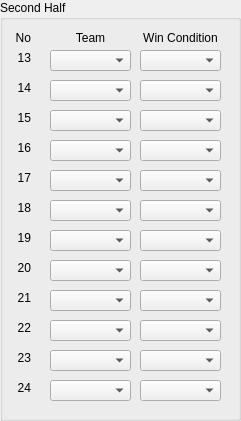
     <widget class="QGroupBox" name="second_half">
      <property name="geometry">
       <rect>
        <x>250</x>
        <y>0</y>
        <width>241</width>
        <height>421</height>
       </rect>
      </property>
      <property name="title">
       <string>Second Half</string>
      </property>
      <widget class="QLabel" name="no_13">
       <property name="geometry">
        <rect>
         <x>10</x>
         <y>50</y>
         <width>21</width>
         <height>16</height>
        </rect>
       </property>
       <property name="text">
        <string>13</string>
       </property>
       <property name="alignment">
        <set>Qt::AlignRight|Qt::AlignTrailing|Qt::AlignVCenter</set>
       </property>
      </widget>
      <widget class="QLabel" name="no_label_2">
       <property name="geometry">
        <rect>
         <x>10</x>
         <y>30</y>
         <width>21</width>
         <height>16</height>
        </rect>
       </property>
       <property name="text">
        <string>No</string>
       </property>
       <property name="alignment">
        <set>Qt::AlignRight|Qt::AlignTrailing|Qt::AlignVCenter</set>
       </property>
      </widget>
      <widget class="QLabel" name="team_win_label_2">
       <property name="geometry">
        <rect>
         <x>50</x>
         <y>30</y>
         <width>81</width>
         <height>16</height>
        </rect>
       </property>
       <property name="text">
        <string>Team</string>
       </property>
       <property name="alignment">
        <set>Qt::AlignCenter</set>
       </property>
      </widget>
      <widget class="QLabel" name="win_con_label_2">
       <property name="geometry">
        <rect>
         <x>140</x>
         <y>30</y>
         <width>81</width>
         <height>16</height>
        </rect>
       </property>
       <property name="text">
        <string>Win Condition</string>
       </property>
       <property name="alignment">
        <set>Qt::AlignCenter</set>
       </property>
      </widget>
      <widget class="QComboBox" name="team_win_13">
       <property name="geometry">
        <rect>
         <x>50</x>
         <y>50</y>
         <width>81</width>
         <height>21</height>
        </rect>
       </property>
      </widget>
      <widget class="QComboBox" name="win_con_13">
       <property name="geometry">
        <rect>
         <x>140</x>
         <y>50</y>
         <width>81</width>
         <height>21</height>
        </rect>
       </property>
      </widget>
      <widget class="QComboBox" name="win_con_14">
       <property name="geometry">
        <rect>
         <x>140</x>
         <y>80</y>
         <width>81</width>
         <height>21</height>
        </rect>
       </property>
      </widget>
      <widget class="QComboBox" name="team_win_14">
       <property name="geometry">
        <rect>
         <x>50</x>
         <y>80</y>
         <width>81</width>
         <height>21</height>
        </rect>
       </property>
      </widget>
      <widget class="QLabel" name="no_14">
       <property name="geometry">
        <rect>
         <x>10</x>
         <y>80</y>
         <width>21</width>
         <height>16</height>
        </rect>
       </property>
       <property name="text">
        <string>14</string>
       </property>
       <property name="alignment">
        <set>Qt::AlignRight|Qt::AlignTrailing|Qt::AlignVCenter</set>
       </property>
      </widget>
      <widget class="QComboBox" name="win_con_15">
       <property name="geometry">
        <rect>
         <x>140</x>
         <y>110</y>
         <width>81</width>
         <height>21</height>
        </rect>
       </property>
      </widget>
      <widget class="QLabel" name="no_15">
       <property name="geometry">
        <rect>
         <x>10</x>
         <y>110</y>
         <width>21</width>
         <height>16</height>
        </rect>
       </property>
       <property name="text">
        <string>15</string>
       </property>
       <property name="alignment">
        <set>Qt::AlignRight|Qt::AlignTrailing|Qt::AlignVCenter</set>
       </property>
      </widget>
      <widget class="QComboBox" name="team_win_15">
       <property name="geometry">
        <rect>
         <x>50</x>
         <y>110</y>
         <width>81</width>
         <height>21</height>
        </rect>
       </property>
      </widget>
      <widget class="QComboBox" name="win_con_16">
       <property name="geometry">
        <rect>
         <x>140</x>
         <y>140</y>
         <width>81</width>
         <height>21</height>
        </rect>
       </property>
      </widget>
      <widget class="QLabel" name="no_16">
       <property name="geometry">
        <rect>
         <x>10</x>
         <y>140</y>
         <width>21</width>
         <height>16</height>
        </rect>
       </property>
       <property name="text">
        <string>16</string>
       </property>
       <property name="alignment">
        <set>Qt::AlignRight|Qt::AlignTrailing|Qt::AlignVCenter</set>
       </property>
      </widget>
      <widget class="QComboBox" name="team_win_16">
       <property name="geometry">
        <rect>
         <x>50</x>
         <y>140</y>
         <width>81</width>
         <height>21</height>
        </rect>
       </property>
      </widget>
      <widget class="QComboBox" name="win_con_17">
       <property name="geometry">
        <rect>
         <x>140</x>
         <y>170</y>
         <width>81</width>
         <height>21</height>
        </rect>
       </property>
      </widget>
      <widget class="QLabel" name="no_17">
       <property name="geometry">
        <rect>
         <x>10</x>
         <y>170</y>
         <width>21</width>
         <height>16</height>
        </rect>
       </property>
       <property name="text">
        <string>17</string>
       </property>
       <property name="alignment">
        <set>Qt::AlignRight|Qt::AlignTrailing|Qt::AlignVCenter</set>
       </property>
      </widget>
      <widget class="QComboBox" name="team_win_17">
       <property name="geometry">
        <rect>
         <x>50</x>
         <y>170</y>
         <width>81</width>
         <height>21</height>
        </rect>
       </property>
      </widget>
      <widget class="QComboBox" name="win_con_18">
       <property name="geometry">
        <rect>
         <x>140</x>
         <y>200</y>
         <width>81</width>
         <height>21</height>
        </rect>
       </property>
      </widget>
      <widget class="QLabel" name="no_18">
       <property name="geometry">
        <rect>
         <x>10</x>
         <y>200</y>
         <width>21</width>
         <height>16</height>
        </rect>
       </property>
       <property name="text">
        <string>18</string>
       </property>
       <property name="alignment">
        <set>Qt::AlignRight|Qt::AlignTrailing|Qt::AlignVCenter</set>
       </property>
      </widget>
      <widget class="QComboBox" name="team_win_18">
       <property name="geometry">
        <rect>
         <x>50</x>
         <y>200</y>
         <width>81</width>
         <height>21</height>
        </rect>
       </property>
      </widget>
      <widget class="QLabel" name="no_19">
       <property name="geometry">
        <rect>
         <x>10</x>
         <y>230</y>
         <width>21</width>
         <height>16</height>
        </rect>
       </property>
       <property name="text">
        <string>19</string>
       </property>
       <property name="alignment">
        <set>Qt::AlignRight|Qt::AlignTrailing|Qt::AlignVCenter</set>
       </property>
      </widget>
      <widget class="QComboBox" name="team_win_19">
       <property name="geometry">
        <rect>
         <x>50</x>
         <y>230</y>
         <width>81</width>
         <height>21</height>
        </rect>
       </property>
      </widget>
      <widget class="QComboBox" name="win_con_19">
       <property name="geometry">
        <rect>
         <x>140</x>
         <y>230</y>
         <width>81</width>
         <height>21</height>
        </rect>
       </property>
      </widget>
      <widget class="QLabel" name="no_20">
       <property name="geometry">
        <rect>
         <x>10</x>
         <y>260</y>
         <width>21</width>
         <height>16</height>
        </rect>
       </property>
       <property name="text">
        <string>20</string>
       </property>
       <property name="alignment">
        <set>Qt::AlignRight|Qt::AlignTrailing|Qt::AlignVCenter</set>
       </property>
      </widget>
      <widget class="QComboBox" name="team_win_20">
       <property name="geometry">
        <rect>
         <x>50</x>
         <y>260</y>
         <width>81</width>
         <height>21</height>
        </rect>
       </property>
      </widget>
      <widget class="QComboBox" name="win_con_20">
       <property name="geometry">
        <rect>
         <x>140</x>
         <y>260</y>
         <width>81</width>
         <height>21</height>
        </rect>
       </property>
      </widget>
      <widget class="QLabel" name="no_21">
       <property name="geometry">
        <rect>
         <x>10</x>
         <y>290</y>
         <width>21</width>
         <height>16</height>
        </rect>
       </property>
       <property name="text">
        <string>21</string>
       </property>
       <property name="alignment">
        <set>Qt::AlignRight|Qt::AlignTrailing|Qt::AlignVCenter</set>
       </property>
      </widget>
      <widget class="QComboBox" name="team_win_21">
       <property name="geometry">
        <rect>
         <x>50</x>
         <y>290</y>
         <width>81</width>
         <height>21</height>
        </rect>
       </property>
      </widget>
      <widget class="QComboBox" name="win_con_21">
       <property name="geometry">
        <rect>
         <x>140</x>
         <y>290</y>
         <width>81</width>
         <height>21</height>
        </rect>
       </property>
      </widget>
      <widget class="QLabel" name="no_22">
       <property name="geometry">
        <rect>
         <x>10</x>
         <y>320</y>
         <width>21</width>
         <height>16</height>
        </rect>
       </property>
       <property name="text">
        <string>22</string>
       </property>
       <property name="alignment">
        <set>Qt::AlignRight|Qt::AlignTrailing|Qt::AlignVCenter</set>
       </property>
      </widget>
      <widget class="QComboBox" name="team_win_22">
       <property name="geometry">
        <rect>
         <x>50</x>
         <y>320</y>
         <width>81</width>
         <height>21</height>
        </rect>
       </property>
      </widget>
      <widget class="QComboBox" name="win_con_22">
       <property name="geometry">
        <rect>
         <x>140</x>
         <y>320</y>
         <width>81</width>
         <height>21</height>
        </rect>
       </property>
      </widget>
      <widget class="QLabel" name="no_23">
       <property name="geometry">
        <rect>
         <x>10</x>
         <y>350</y>
         <width>21</width>
         <height>16</height>
        </rect>
       </property>
       <property name="text">
        <string>23</string>
       </property>
       <property name="alignment">
        <set>Qt::AlignRight|Qt::AlignTrailing|Qt::AlignVCenter</set>
       </property>
      </widget>
      <widget class="QComboBox" name="team_win_23">
       <property name="geometry">
        <rect>
         <x>50</x>
         <y>350</y>
         <width>81</width>
         <height>21</height>
        </rect>
       </property>
      </widget>
      <widget class="QComboBox" name="win_con_23">
       <property name="geometry">
        <rect>
         <x>140</x>
         <y>350</y>
         <width>81</width>
         <height>21</height>
        </rect>
       </property>
      </widget>
      <widget class="QLabel" name="no_24">
       <property name="geometry">
        <rect>
         <x>10</x>
         <y>380</y>
         <width>21</width>
         <height>16</height>
        </rect>
       </property>
       <property name="text">
        <string>24</string>
       </property>
       <property name="alignment">
        <set>Qt::AlignRight|Qt::AlignTrailing|Qt::AlignVCenter</set>
       </property>
      </widget>
      <widget class="QComboBox" name="team_win_24">
       <property name="geometry">
        <rect>
         <x>50</x>
         <y>380</y>
         <width>81</width>
         <height>21</height>
        </rect>
       </property>
      </widget>
      <widget class="QComboBox" name="win_con_24">
       <property name="geometry">
        <rect>
         <x>140</x>
         <y>380</y>
         <width>81</width>
         <height>21</height>
        </rect>
       </property>
      </widget>
     </widget>
